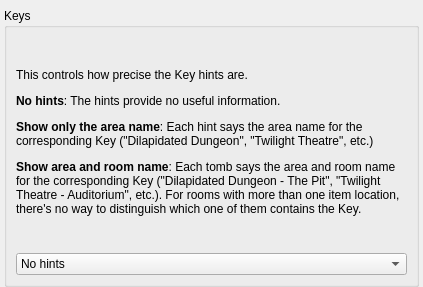
<?xml version="1.0" encoding="UTF-8"?>
<ui version="4.0">
 <class>PresetPseudoregaliaHints</class>
 <widget class="QMainWindow" name="PresetPseudoregaliaHints">
  <property name="geometry">
   <rect>
    <x>0</x>
    <y>0</y>
    <width>423</width>
    <height>287</height>
   </rect>
  </property>
  <property name="windowTitle">
   <string>Hints</string>
  </property>
  <widget class="QWidget" name="centralWidget">
   <property name="maximumSize">
    <size>
     <width>16777215</width>
     <height>16777215</height>
    </size>
   </property>
   <layout class="QVBoxLayout" name="hint_layout">
    <property name="leftMargin">
     <number>4</number>
    </property>
    <property name="topMargin">
     <number>8</number>
    </property>
    <property name="rightMargin">
     <number>4</number>
    </property>
    <property name="bottomMargin">
     <number>0</number>
    </property>
    <item>
     <widget class="QGroupBox" name="hint_artifact_group">
      <property name="title">
       <string>Keys</string>
      </property>
      <layout class="QVBoxLayout" name="verticalLayout_9">
       <property name="leftMargin">
        <number>9</number>
       </property>
       <property name="topMargin">
        <number>9</number>
       </property>
       <property name="rightMargin">
        <number>9</number>
       </property>
       <property name="bottomMargin">
        <number>9</number>
       </property>
       <item>
        <widget class="QLabel" name="hint_artifact_label">
         <property name="text">
          <string>&lt;html&gt;&lt;head/&gt;&lt;body&gt;&lt;p&gt;This controls how precise the Key hints are.&lt;/p&gt;&lt;p&gt;&lt;span style=&quot; font-weight:600;&quot;&gt;No hints&lt;/span&gt;: The hints provide no useful information.&lt;/p&gt;&lt;p&gt;&lt;span style=&quot; font-weight:600;&quot;&gt;Show only the area name&lt;/span&gt;: Each hint says the area name for the corresponding Key (&amp;quot;Dilapidated Dungeon&amp;quot;, &amp;quot;Twilight Theatre&amp;quot;, etc.)&lt;/p&gt;&lt;p&gt;&lt;span style=&quot; font-weight:600;&quot;&gt;Show area and room name&lt;/span&gt;: Each tomb says the area and room name for the corresponding Key (&amp;quot;Dilapidated Dungeon - The Pit&amp;quot;, &amp;quot;Twilight Theatre - Auditorium&amp;quot;, etc.). For rooms with more than one item location, there's no way to distinguish which one of them contains the Key.&lt;/p&gt;&lt;/body&gt;&lt;/html&gt;</string>
         </property>
         <property name="wordWrap">
          <bool>true</bool>
         </property>
        </widget>
       </item>
       <item>
        <widget class="QComboBox" name="hint_artifact_combo">
         <item>
          <property name="text">
           <string>No hints</string>
          </property>
         </item>
         <item>
          <property name="text">
           <string>Show only the area name</string>
          </property>
         </item>
         <item>
          <property name="text">
           <string>Show area and room name</string>
          </property>
         </item>
        </widget>
       </item>
      </layout>
     </widget>
    </item>
   </layout>
  </widget>
 </widget>
 <layoutdefault spacing="6" margin="11"/>
 <resources/>
 <connections/>
</ui>
